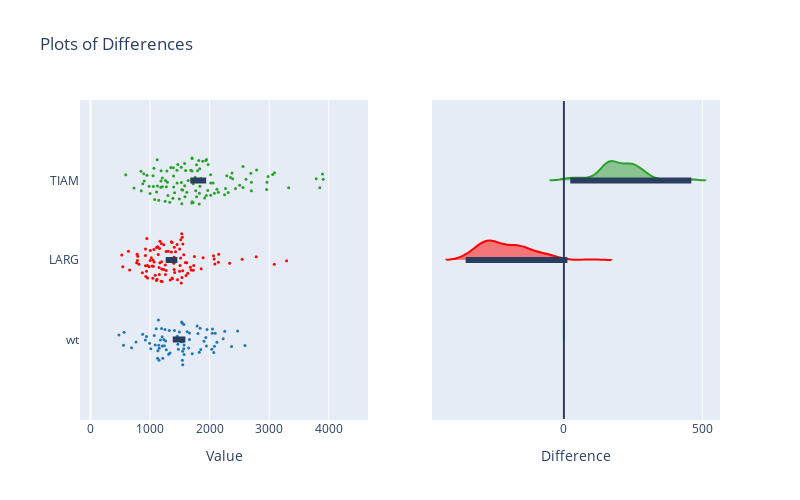

This figure's notebook cell:
### Code cell
plots_of_differences_plotly(diff_df, conditions_to_include=['wt','LARG','TIAM'])

### Figure 1 — Plotly figure (JSON) as saved in the notebook; plotly's stock layout.template omitted (floating-point values rounded to 4 significant figures; data arrays with more than 128 entries replaced by an {"elided": "..."} marker saying what was removed)
{"data": [{"fillcolor": "rgba(0,0,0,0)", "jitter": 1, "line": {"width": 0}, "marker": {"color": "rgb(0.12156862745098039, 0.4666666666666667, 0.7058823529411765)", "size": 3}, "orientation": "h", "pointpos": 0, "points": "all", "type": "violin", "width": 0.75, "x": [1103.0, 1250.0, 1458.0, 1567.0, 1565.0, 1240.0, 1622.0, 1131.0, 564.5, 1955.0, 1826.0, 1707.0, 1476.0, 1531.0, 2081.0, 2043.0, 875.7, 1231.0, 477.2, 2122.0, 1571.0, 1946.0, 1087.0, 1323.0, 1543.0, 1127.0, 1542.0, 2228.0, 1661.0, 1572.0, 1840.0, 1194.0, 1805.0, 1173.0, 2368.0, 1272.0, 1070.0, 554.1, 1312.0, 1852.0, 1466.0, 1545.0, 1647.0, 990.9, 763.4, 1409.0, 2047.0, 1549.0, 1525.0, 1661.0, 1145.0, 1546.0, 2092.0, 1790.0, 1906.0, 1205.0, 2070.0, 1334.0, 1213.0, 921.4, 1936.0, 1154.0, 1203.0, 1493.0, 1151.0, 940.6, 2037.0, 2469.0, 1261.0, 1013.0, 689.7, 2254.0, 2594.0, 1140.0], "xaxis": "x", "y": ["wt", "wt", "wt", "wt", "wt", "wt", "wt", "wt", "wt", "wt", "wt", "wt", "wt", "wt", "wt", "wt", "wt", "wt", "wt", "wt", "wt", "wt", "wt", "wt", "wt", "wt", "wt", "wt", "wt", "wt", "wt", "wt", "wt", "wt", "wt", "wt", "wt", "wt", "wt", "wt", "wt", "wt", "wt", "wt", "wt", "wt", "wt", "wt", "wt", "wt", "wt", "wt", "wt", "wt", "wt", "wt", "wt", "wt", "wt", "wt", "wt", "wt", "wt", "wt", "wt", "wt", "wt", "wt", "wt", "wt", "wt", "wt", "wt", "wt"], "yaxis": "y"}, {"line": {"color": "rgb(0.12156862745098039, 0.4666666666666667, 0.7058823529411765)"}, "orientation": "h", "points": false, "side": "positive", "type": "violin", "x": {"elided": "1000 int values"}, "xaxis": "x2", "y": ["wt", "wt", "wt", "wt", "wt", "wt", "wt", "wt", "wt", "wt", "wt", "wt", "wt", "wt", "wt", "wt", "wt", "wt", "wt", "wt", "wt", "wt", "wt", "wt", "wt", "wt", "wt", "wt", "wt", "wt", "wt", "wt", "wt", "wt", "wt", "wt", "wt", "wt", "wt", "wt", "wt", "wt", "wt", "wt", "wt", "wt", "wt", "wt", "wt", "wt", "wt", "wt", "wt", "wt", "wt", "wt", "wt", "wt", "wt", "wt", "wt", "wt", "wt", "wt", "wt", "wt", "wt", "wt", "wt", "wt", "wt", "wt", "wt", "wt"], "yaxis": "y2"}, {"fillcolor": "rgba(0,0,0,0)", "jitter": 1, "line": {"width": 0}, "marker": {"color": "rgb(1.0, 0.4980392156862745, 0.054901960784313725)", "size": 3}, "orientation": "h", "pointpos": 0, "points": "all", "type": "violin", "width": 0.75, "x": [3291.0, 2546.0, 1005.0, 928.9, 1404, 1304.0, 1230.0, 1496.0, 1406.0, 1087.0, 1156.0, 2065.0, 1064.0, 1605.0, 1108.0, 1166.0, 1370.0, 1413.0, 1461.0, 1258.0, 1203.0, 1548.0, 1567.0, 2076.0, 983.8, 637.7, 958.5, 946.4, 781.7, 787.5, 1427.0, 2087.0, 812.9, 1504.0, 1403.0, 1358.0, 524.6, 1374.0, 1358.0, 1228.0, 1271.0, 1285.0, 1532.0, 1269.0, 1046.0, 1256.0, 1055.0, 1166.0, 775.4, 542.0, 1399.0, 795.0, 1689.0, 1338.0, 1744.0, 1137.0, 921.9, 923.5, 1369.0, 1725.0, 2152.0, 657.3, 1190.0, 2781.0, 1050.0, 1891.0, 1593.0, 3085.0, 1160.0, 1550.0, 1633.0, 1733.0, 1858.0, 1495.0, 1513.0, 1186.0, 1068.0, 1454.0, 2147.0, 923.1, 1108.0, 871.5, 1002.0, 1193.0, 1515.0, 1034.0, 1196.0, 1021.0, 1677.0, 1524.0, 955.6, 1535.0, 1616.0, 1117.0, 2336.0, 1151.0, 1541.0, 1127.0, 940.2], "xaxis": "x", "y": ["LARG", "LARG", "LARG", "LARG", "LARG", "LARG", "LARG", "LARG", "LARG", "LARG", "LARG", "LARG", "LARG", "LARG", "LARG", "LARG", "LARG", "LARG", "LARG", "LARG", "LARG", "LARG", "LARG", "LARG", "LARG", "LARG", "LARG", "LARG", "LARG", "LARG", "LARG", "LARG", "LARG", "LARG", "LARG", "LARG", "LARG", "LARG", "LARG", "LARG", "LARG", "LARG", "LARG", "LARG", "LARG", "LARG", "LARG", "LARG", "LARG", "LARG", "LARG", "LARG", "LARG", "LARG", "LARG", "LARG", "LARG", "LARG", "LARG", "LARG", "LARG", "LARG", "LARG", "LARG", "LARG", "LARG", "LARG", "LARG", "LARG", "LARG", "LARG", "LARG", "LARG", "LARG", "LARG", "LARG", "LARG", "LARG", "LARG", "LARG", "LARG", "LARG", "LARG", "LARG", "LARG", "LARG", "LARG", "LARG", "LARG", "LARG", "LARG", "LARG", "LARG", "LARG", "LARG", "LARG", "LARG", "LARG", "LARG"], "yaxis": "y"}, {"line": {"color": "rgb(1.0, 0.4980392156862745, 0.054901960784313725)"}, "orientation": "h", "points": false, "side": "positive", "type": "violin", "x": {"elided": "1000 float values"}, "xaxis": "x2", "y": ["LARG", "LARG", "LARG", "LARG", "LARG", "LARG", "LARG", "LARG", "LARG", "LARG", "LARG", "LARG", "LARG", "LARG", "LARG", "LARG", "LARG", "LARG", "LARG", "LARG", "LARG", "LARG", "LARG", "LARG", "LARG", "LARG", "LARG", "LARG", "LARG", "LARG", "LARG", "LARG", "LARG", "LARG", "LARG", "LARG", "LARG", "LARG", "LARG", "LARG", "LARG", "LARG", "LARG", "LARG", "LARG", "LARG", "LARG", "LARG", "LARG", "LARG", "LARG", "LARG", "LARG", "LARG", "LARG", "LARG", "LARG", "LARG", "LARG", "LARG", "LARG", "LARG", "LARG", "LARG", "LARG", "LARG", "LARG", "LARG", "LARG", "LARG", "LARG", "LARG", "LARG", "LARG", "LARG", "LARG", "LARG", "LARG", "LARG", "LARG", "LARG", "LARG", "LARG", "LARG", "LARG", "LARG", "LARG", "LARG", "LARG", "LARG", "LARG", "LARG", "LARG", "LARG", "LARG", "LARG", "LARG", "LARG", "LARG"], "yaxis": "y2"}, {"fillcolor": "rgba(0,0,0,0)", "jitter": 1, "line": {"width": 0}, "marker": {"color": "rgb(0.17254901960784313, 0.6274509803921569, 0.17254901960784313)", "size": 3}, "orientation": "h", "pointpos": 0, "points": "all", "type": "violin", "width": 0.75, "x": [1300, 1109.0, 1205.0, 1395.0, 2560.0, 2957.0, 1291.0, 1384.0, 1183.0, 1704.0, 902.7, 3894.0, 1466.0, 1797.0, 1828.0, 2504.0, 1283.0, 984.7, 1185.0, 2376.0, 2122.0, 1936.0, 1837.0, 1348.0, 1530.0, 2059.0, 852.0, 2311.0, 2610.0, 1944.0, 1781.0, 3089.0, 1050.0, 1585.0, 1065.0, 1533.0, 1077.0, 1581.0, 1524.0, 1756.0, 1707.0, 1452.0, 2288, 2434.0, 2266.0, 1526.0, 1706.0, 1974.0, 2016.0, 1685.0, 2702.0, 2386.0, 3326.0, 1639.0, 893.6, 1597.0, 1253.0, 1120.0, 847.4, 1781.0, 1916.0, 1274.0, 948.5, 1205.0, 1491.0, 1548.0, 1260.0, 591.6, 1124.0, 3907.0, 1397.0, 2788.0, 2699.0, 1703.0, 1617.0, 3849.0, 1180.0, 1767.0, 3058.0, 2017.0, 2250.0, 1699.0, 999.6, 2079.0, 2692.0, 1947.0, 2560.0, 2963.0, 3789.0, 1884.0, 1331.0, 1723.0, 1854.0, 1970.0, 1580.0, 2017.0, 1054.0, 1826.0, 1146.0, 877.3, 1725.0, 1454.0, 1411.0, 1817.0, 2350.0, 1392.0, 730.1, 2146.0, 1833.0, 2981.0], "xaxis": "x", "y": ["TIAM", "TIAM", "TIAM", "TIAM", "TIAM", "TIAM", "TIAM", "TIAM", "TIAM", "TIAM", "TIAM", "TIAM", "TIAM", "TIAM", "TIAM", "TIAM", "TIAM", "TIAM", "TIAM", "TIAM", "TIAM", "TIAM", "TIAM", "TIAM", "TIAM", "TIAM", "TIAM", "TIAM", "TIAM", "TIAM", "TIAM", "TIAM", "TIAM", "TIAM", "TIAM", "TIAM", "TIAM", "TIAM", "TIAM", "TIAM", "TIAM", "TIAM", "TIAM", "TIAM", "TIAM", "TIAM", "TIAM", "TIAM", "TIAM", "TIAM", "TIAM", "TIAM", "TIAM", "TIAM", "TIAM", "TIAM", "TIAM", "TIAM", "TIAM", "TIAM", "TIAM", "TIAM", "TIAM", "TIAM", "TIAM", "TIAM", "TIAM", "TIAM", "TIAM", "TIAM", "TIAM", "TIAM", "TIAM", "TIAM", "TIAM", "TIAM", "TIAM", "TIAM", "TIAM", "TIAM", "TIAM", "TIAM", "TIAM", "TIAM", "TIAM", "TIAM", "TIAM", "TIAM", "TIAM", "TIAM", "TIAM", "TIAM", "TIAM", "TIAM", "TIAM", "TIAM", "TIAM", "TIAM", "TIAM", "TIAM", "TIAM", "TIAM", "TIAM", "TIAM", "TIAM", "TIAM", "TIAM", "TIAM", "TIAM", "TIAM"], "yaxis": "y"}, {"line": {"color": "rgb(0.17254901960784313, 0.6274509803921569, 0.17254901960784313)"}, "orientation": "h", "points": false, "side": "positive", "type": "violin", "x": {"elided": "1000 float values"}, "xaxis": "x2", "y": ["TIAM", "TIAM", "TIAM", "TIAM", "TIAM", "TIAM", "TIAM", "TIAM", "TIAM", "TIAM", "TIAM", "TIAM", "TIAM", "TIAM", "TIAM", "TIAM", "TIAM", "TIAM", "TIAM", "TIAM", "TIAM", "TIAM", "TIAM", "TIAM", "TIAM", "TIAM", "TIAM", "TIAM", "TIAM", "TIAM", "TIAM", "TIAM", "TIAM", "TIAM", "TIAM", "TIAM", "TIAM", "TIAM", "TIAM", "TIAM", "TIAM", "TIAM", "TIAM", "TIAM", "TIAM", "TIAM", "TIAM", "TIAM", "TIAM", "TIAM", "TIAM", "TIAM", "TIAM", "TIAM", "TIAM", "TIAM", "TIAM", "TIAM", "TIAM", "TIAM", "TIAM", "TIAM", "TIAM", "TIAM", "TIAM", "TIAM", "TIAM", "TIAM", "TIAM", "TIAM", "TIAM", "TIAM", "TIAM", "TIAM", "TIAM", "TIAM", "TIAM", "TIAM", "TIAM", "TIAM", "TIAM", "TIAM", "TIAM", "TIAM", "TIAM", "TIAM", "TIAM", "TIAM", "TIAM", "TIAM", "TIAM", "TIAM", "TIAM", "TIAM", "TIAM", "TIAM", "TIAM", "TIAM", "TIAM", "TIAM", "TIAM", "TIAM", "TIAM", "TIAM", "TIAM", "TIAM", "TIAM", "TIAM", "TIAM", "TIAM"], "yaxis": "y2"}], "layout": {"height": 500, "shapes": [{"line": {"width": 6}, "type": "line", "x0": 1380.0, "x1": 1593.0, "xref": "x", "y0": 0, "y1": 0, "yref": "y"}, {"line": {"width": 6}, "type": "line", "x0": 0, "x1": 0, "xref": "x2", "y0": 0, "y1": 0, "yref": "y2"}, {"line": {"width": 6}, "type": "line", "x0": 1264.0, "x1": 1458.0, "xref": "x", "y0": 1, "y1": 1, "yref": "y"}, {"line": {"width": 6}, "type": "line", "x0": -354.2, "x1": 12.55, "xref": "x2", "y0": 1, "y1": 1, "yref": "y2"}, {"line": {"width": 6}, "type": "line", "x0": 1675.0, "x1": 1941.0, "xref": "x", "y0": 2, "y1": 2, "yref": "y"}, {"line": {"width": 6}, "type": "line", "x0": 22.86, "x1": 459.5, "xref": "x2", "y0": 2, "y1": 2, "yref": "y2"}, {"line": {"width": 2}, "type": "line", "x0": 0, "x1": 0, "xref": "x2", "y0": -1, "y1": 3, "yref": "y2"}], "showlegend": false, "title": {"text": "Plots of Differences"}, "width": 800, "xaxis": {"anchor": "y", "domain": [0, 0.45], "title": {"text": "Value"}}, "xaxis2": {"anchor": "y2", "domain": [0.55, 1], "title": {"text": "Difference"}}, "yaxis": {"anchor": "x", "domain": [0, 1]}, "yaxis2": {"anchor": "x2", "domain": [0, 1], "matches": "y", "showticklabels": false}}}
